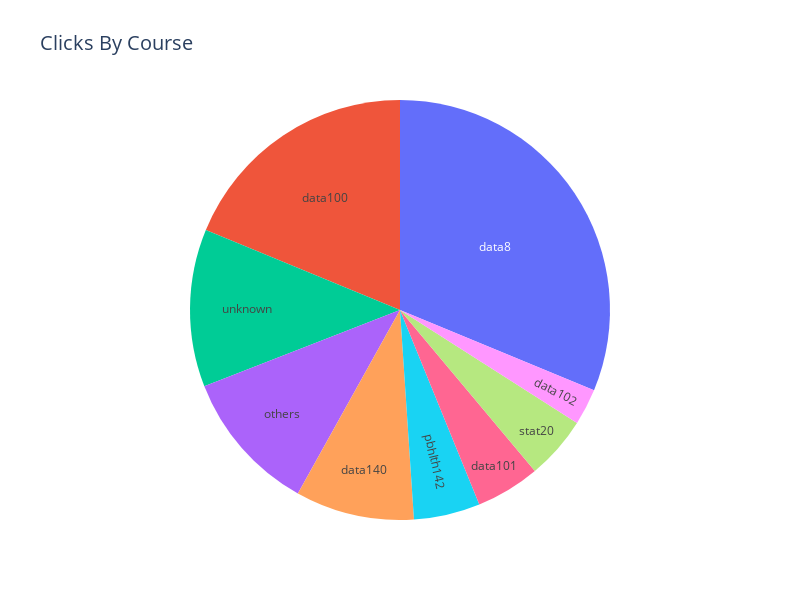

The code cell stored with this chart in its notebook:
### Code cell
courses_top8 = dict(course_count[:8])
courses_top8['others'] = course_count[8:].sum()
courses_top8_df = pd.DataFrame(courses_top8.items(), columns = ['course', 'counts'])

fig = px.pie(courses_top8_df, values='counts', names='course', title='Clicks By Course')

fig.update_traces(
    textinfo='label',  
    hoverinfo='label+percent',  
    hovertemplate='<b>%{label}</b><br>Percentage: %{percent:.2%}<br>Count: %{value}<extra></extra>'
)

fig.update_layout(
    width=800,  
    height=600, 
    title_font_size=20, 
    showlegend=False
)
fig.show()

### Figure 1 — Plotly figure (JSON) as saved in the notebook; plotly's stock layout.template omitted (floating-point values rounded to 4 significant figures)
{"data": [{"domain": {"x": [0, 1], "y": [0, 1]}, "hoverinfo": "label+percent", "hovertemplate": "<b>%{label}</b><br>Percentage: %{percent:.2%}<br>Count: %{value}<extra></extra>", "labels": ["data8", "data100", "unknown", "data140", "pbhlth142", "data101", "stat20", "data102", "others"], "legendgroup": "", "name": "", "showlegend": true, "textinfo": "label", "type": "pie", "values": [19170, 11519, 7444, 5608, 3132, 3027, 2982, 1710, 6751]}], "layout": {"height": 600, "legend": {"tracegroupgap": 0}, "showlegend": false, "title": {"font": {"size": 20}, "text": "Clicks By Course"}, "width": 800}}
